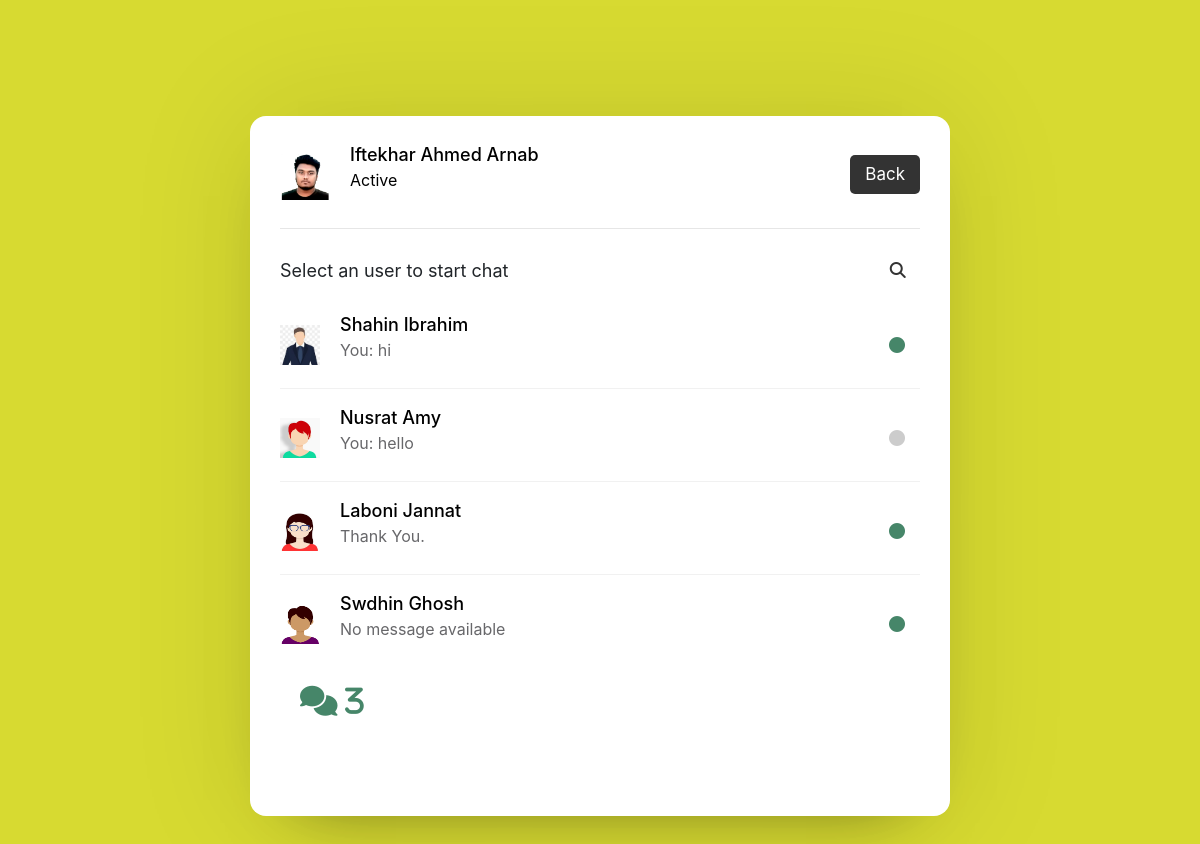
Page /chat/chat.php (signed in) on the committed database.
### tables this page shows
CREATE TABLE `users` (
  `fname` varchar(150) DEFAULT NULL,
  `lname` varchar(150) DEFAULT NULL,
  `uname` varchar(150) DEFAULT NULL,
  `email` varchar(150) DEFAULT NULL,
  `phone` varchar(150) DEFAULT NULL,
  `job` varchar(150) DEFAULT NULL,
  `about` varchar(500) DEFAULT NULL,
  `pass` varchar(150) DEFAULT NULL,
  `id` int(11) NOT NULL,
  `verified` varchar(20) DEFAULT NULL,
  `flag` int(11) DEFAULT 0,
  `content_count` int(11) DEFAULT 0,
  `pro_pic` varchar(500) DEFAULT NULL,
  `temp_id` varchar(50) DEFAULT NULL,
  `date_of_birth` varchar(100) DEFAULT NULL,
  `religion` varchar(100) DEFAULT NULL,
  `language` varchar(100) DEFAULT NULL,
  `relation` varchar(100) DEFAULT NULL,
  `blood` varchar(100) DEFAULT NULL,
  `nation` varchar(100) DEFAULT NULL,
  `address` varchar(100) DEFAULT NULL,
  `gender` varchar(50) DEFAULT NULL,
  `politics` varchar(50) DEFAULT NULL,
  `sports` varchar(400) DEFAULT NULL,
  `hobby` varchar(400) DEFAULT NULL,
  `temp_id2` varchar(50) DEFAULT NULL,
  `status` varchar(50) DEFAULT NULL,
  `s_verified` varchar(50) DEFAULT NULL
);

CREATE TABLE `messages` (
  `msg_id` int(11) NOT NULL,
  `receiver` int(255) NOT NULL,
  `sender` int(255) NOT NULL,
  `msg` varchar(1000) NOT NULL
);

### chat/chatuser.php (the view, shortened to what this page needs)
<?php
class chatusers
{
    function isfriend($user_id)
    {
        include('../include/connection.php');
        $myid = $_SESSION['logid'];
        $sql1 = "SELECT * FROM friend_list WHERE (sid = '$myid' AND rid = '$user_id' AND stat = 'a') OR (rid = '$myid' AND sid = '$user_id' AND stat = 'a')";
        $res1 = mysqli_query($con, $sql1);
        $count1 = mysqli_num_rows($res1);
        if ($count1 < 1) {
            return false;
        }
        return true;
    }
    function chatu()
    {
        include('../include/connection.php');
        $sender_id = $_SESSION['logid'];
        $sql = "SELECT * FROM users WHERE NOT id = '$sender_id' ORDER BY id DESC";
        $query = mysqli_query($con, $sql);
        $output = "";
        $count = 0;
        if (mysqli_num_rows($query) == 0) {
            $output .= "No users are available to chat";
        } elseif (mysqli_num_rows($query) > 0) {
            while ($row = mysqli_fetch_assoc($query)) {
                $isfrnd = $this->isfriend($row['id']);
                if ($isfrnd == true) {
                    $sql2 = "SELECT * FROM messages WHERE (receiver = {$row['id']} OR sender = {$row['id']}) AND (sender = '$sender_id' OR receiver = '$sender_id') ORDER BY msg_id DESC LIMIT 1";
                    $query2 = mysqli_query($con, $sql2);
                    $row2 = mysqli_fetch_assoc($query2);
                    (mysqli_num_rows($query2) > 0) ? $result = $row2['msg'] : $result = "No message available";
                    (strlen($result) > 28) ? $msg =  substr($result, 0, 28) . '...' : $msg = $result;
                    if (isset($row2['sender'])) {
                        ($sender_id == $row2['sender']) ? $you = "You: " : $you = "";
                    } else {
                        $you = "";
                    }
                    if ($row['status'] == "Offline") {
                        $offline = "offline";
                    } else {
                        $offline = "";
                        $count++;
                    }
                    if ($row['pro_pic'] != NULL) {
                        $cheakpic = $row['pro_pic'];
                    } else {
                        $cheakpic = 'default.jpg';
                    }
                    $output .= '<a href="chatbox.php?user_id=' . $row['id'] . '" style="text-decoration: none;">
                        <div class="content">
                              <img src="../ext-files/user/' . $cheakpic . '" alt="">
                        <div class="details">
                            <span>' . $row['fname'] . " " . $row['lname'] . '</span>
                            <p>' . $you . $msg . '</p>
                            <hide>
                        </div>
                        </div>
                        <div class="status-dot ' . $offline . '"><i class="fas fa-circle"></i></div>
                    </a>';
                }
            }
        }
        $this->out = $output;
        $this->count = $count;
    }
}
$chat = new chatusers();
$chat->chatu();

### chat/chat.php (shortened to what this page needs)
<?php
  class uchat
  {
      function friends()
      {
          include('../include/connection.php');
          $sql = mysqli_query($con, "SELECT * FROM users WHERE id = {$_SESSION['logid']}");
          if(mysqli_num_rows($sql) > 0){
            $row = mysqli_fetch_assoc($sql);
            $this->name =  $row['fname'] . ' ' . $row['lname'];
            $this->stat = $row['status'];
                if($row['pro_pic']!=NULL){
                    $cheakpic = $row['pro_pic'];
                }else{
                    $cheakpic = 'default.jpg';
                }
            $this->pic = $cheakpic;
          }
      }
  }
$uchat = new uchat();
$uchat->friends();
include('../chat/chatuser.php');
?>
<html>
<head>
    <link rel="stylesheet" href="https://cdnjs.cloudflare.com/ajax/libs/font-awesome/5.15.2/css/all.min.css" />
    <link rel="stylesheet" href="assets/fontawesome/css/all.css">
    <link rel="stylesheet" href="assets/bootstrap/css/bootstrap.min.css">
    <link rel="stylesheet" href="css/style.css?v=<?php echo time(); ?>">
    <link rel="stylesheet" href="assets/fontawesome/css/all.css">
    <link rel="stylesheet" href="assets/bootstrap/css/bootstrap.min.css">
</head>
<body>
    <div class="chat">
        <section class="users">
            <header>
                <div class="content">
                <img src="../ext-files/user/<?php echo $uchat->pic; ?>" alt="">
                    <div class="details">
                        <span><?php echo $uchat->name; ?></span>
                        <p><?php echo $uchat->stat; ?></p>
                    </div>
                </div>
                <a href="#" class="logout">Back</a>
            </header>
            <div class="search">
                <span class="text">Select an user to start chat</span>
                <button><i class="fas fa-search"></i></button>
            </div>
            <div class="users-list" id="refresh">
                    <?php echo $chat->out;?>
            </div>
        </section>
        <div class="Active">
            <i class='fas fa-comments' style='font-size:30px;color:#468669;'> <?php echo $chat->count;?></i>
        </div>
    </div>
</body>
</html>

### css/style.css (style rules this page uses)
:root { --transition-speed: 600ms; }
* { scrollbar-width: thin; scrollbar-color: #3d3f28 #faffaf; }
span { display: inline-block; width: 100%; max-height: 300px; -webkit-line-clamp: 2; display: -webkit-box; -webkit-box-orient: vertical; overflow: hidden; text-overflow: ellipsis; }

### chat/chat.php (style rules this page uses)
* { box-sizing: border-box; font-family: -apple-system, BlinkMacSystemFont, "segoe ui", roboto, oxygen, ubuntu, cantarell, "fira sans", "droid sans", "helvetica neue", Arial, sans-serif; font-size: 16px; -webkit-font-smoothing: antialiased; -moz-osx-font-smoothing: grayscale; }
body { display: flex; align-items: center; justify-content: center; min-height: 100vh; background-color: #d7da31; padding: 0 10px; }
.chat { background: #fff; max-width: 700px; max-height: 700px; width: 100%; height: 100%; border-radius: 16px; box-shadow: 0 0 128px 0 rgba(0, 0, 0, 0.1), 0 32px 64px -48px rgba(0, 0, 0, 0.5); margin: 100px auto; margin-top: 20px; }
.users { padding: 25px 30px; }
.users header, .users-list a { display: flex; align-items: center; padding-bottom: 20px; border-bottom: 1px solid #e6e6e6; justify-content: space-between; }
.users header img { height: 50px; width: 50px; }
:is(.users, .users-list) .content { display: flex; align-items: center; }
:is(.users, .users-list) .content .details { color: #000; margin-left: 20px; }
:is(.users, .users-list) .details span { font-size: 18px; font-weight: 500; }
.users header .logout { display: block; background: #333; color: #fff; outline: none; border: none; padding: 7px 15px; text-decoration: none; border-radius: 5px; font-size: 17px; }
.users .search { margin: 20px 0; display: flex; position: relative; align-items: center; justify-content: space-between; }
.users .search .text { font-size: 18px; }
.users .search button { position: relative; z-index: 1; width: 47px; height: 42px; font-size: 17px; cursor: pointer; border: none; background: #fff; color: #333; outline: none; border-radius: 0 5px 5px 0; transition: all 0.2s ease; }
.users-list { max-height: 350px; overflow-y: auto; }
:is(.users-list, .chat-box)::-webkit-scrollbar { width: 0px; }
.users-list a { padding-bottom: 10px; margin-bottom: 15px; padding-right: 15px; border-bottom-color: #f1f1f1; }
.users-list a img { height: 40px; width: 40px; }
.users-list a .details p { color: #67676a; }
.users-list a .status-dot { font-size: 12px; color: #468669; padding-left: 10px; }
.users-list a .status-dot.offline { color: #ccc; }
.Active { padding-left: 50px; }

### rows in the picture
users: pro_pic (picture), fname+lname "Iftekhar Ahmed Arnab", status "Active"
users: pro_pic (picture), fname "Shahin", lname "Ibrahim", messages.sender "You:", messages.msg "hi"
users: pro_pic (picture), fname "Nusrat", lname "Amy", messages.sender "You:", messages.msg "hello"
users: pro_pic (picture), fname "Laboni", lname "Jannat", messages.msg "Thank You."
users: pro_pic (picture), fname "Swdhin", lname "Ghosh", msg "No message available"

### other values in the picture
$chat->count "3"
